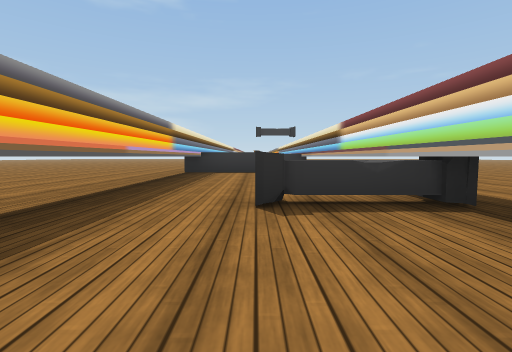
view 1 (above)

13 first-person views from a walk through a scene from a Unity 3-D project. The camera is 0.72 m above the floor, tilts 4° down and sees 85° across. The floor is counted in squares, 2 m on a side. Each view is taken from the middle of a square. On the plan, view 1 faces up. The plan holds only what a view shows up to about 9 squares ahead; the rest is blank. The place goes on beyond the plan. The player character is not drawn. Some surface patterns are stand-ins.

view 2
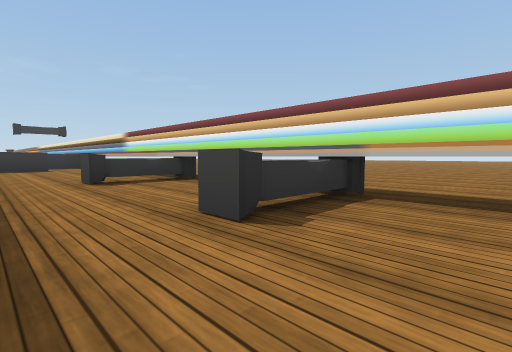

view 3
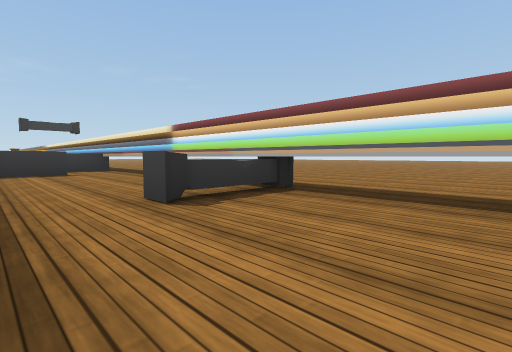

view 4
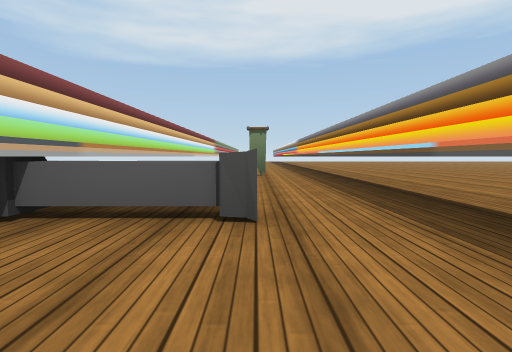

view 5
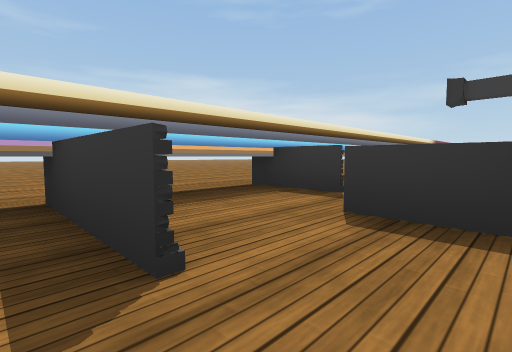

view 6
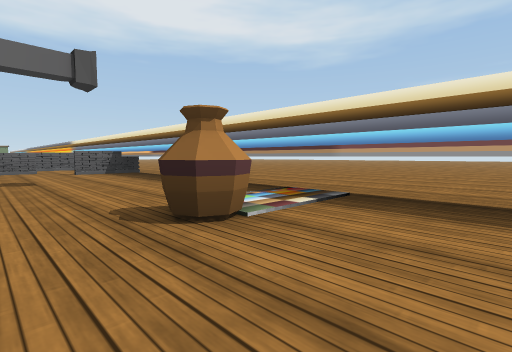

view 7
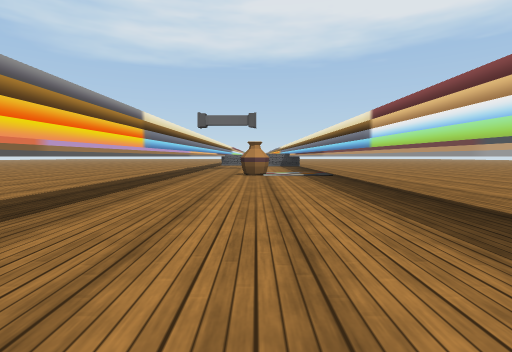

view 8
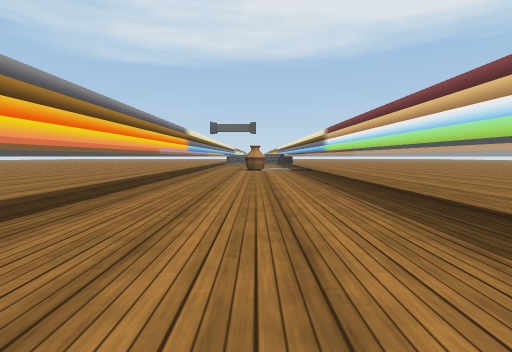

view 9
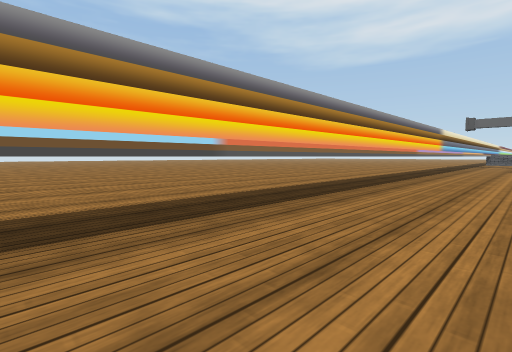

view 10
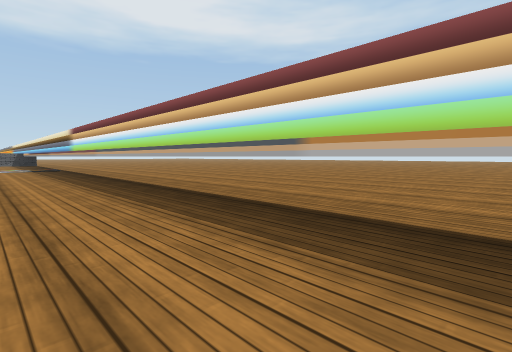

view 11
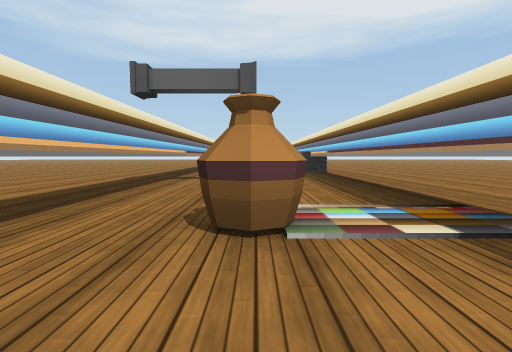

view 12
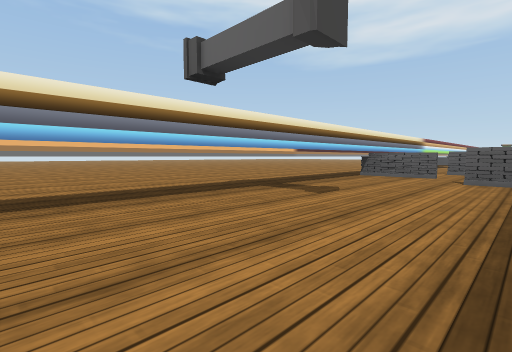

view 13
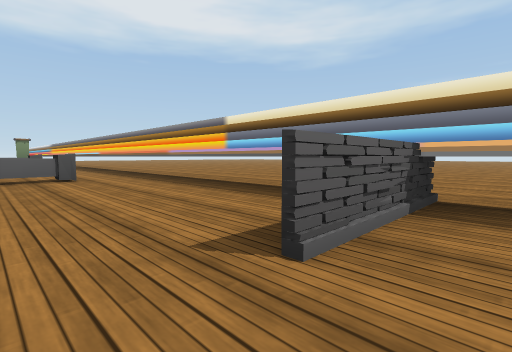

### Floor plan
Points are (right, up) in squares from view 1. A wall is a line through its corners. A room is listed if a view was taken in it or the views show most of it. See-through windows are left out.
Room 1 (views 1, 2, 3, 4, 5)
walls: (1.2, -3.5) (1.2, 6.5); (-1.3, 6) (-1.3, -3.5); (0.2, 6.4) (-1.6, 6.4)
ways out: opening at (1, 6) to room 3
objects: other object (0, -1) to (1, -1); other object (0, 2) to (1, 2)
Room 2 (views 6, 7, 8, 9, 10, 11, 12)
walls: (-1.3, 22) (-1.3, 8.5); (1.2, 8.5) (1.2, 22); (-1.8, 8.6) (-0.3, 8.6); (0.1, 7.7) (1.5, 7.7)
ways out: opening at (0, 8) to room 3
objects: other object (0, 13)
Room 3 (view 13)
walls: (1.2, 6.5) (1.2, 8.5); (-0.3, 8.6) (-1.6, 8.6); (1.5, 7.7) (0.1, 7.7); (-1.6, 6.4) (0.2, 6.4); (-1.3, 8.5) (-1.3, 6)
ways out: opening at (1, 6) to room 1; opening at (0, 8) to room 2

Where each view was taken, in squares from view 1:
view 1: 0 up, 0 right, facing up
view 2: 2 down, 1 left, facing up-right
view 3: 0 up, 1 left, facing up-right
view 4: 1 up, 0 right, facing down
view 5: 6 up, 1 right, facing up-left
view 6: 15 up, 1 right, facing down-left
view 7: 19 up, 0 right, facing down
view 8: 21 up, 0 right, facing down
view 9: 22 up, 0 right, facing down-right
view 10: 22 up, 0 right, facing down-left
view 11: 15 up, 0 right, facing down
view 12: 13 up, 1 left, facing down-right
view 13: 7 up, 1 right, facing down-left
